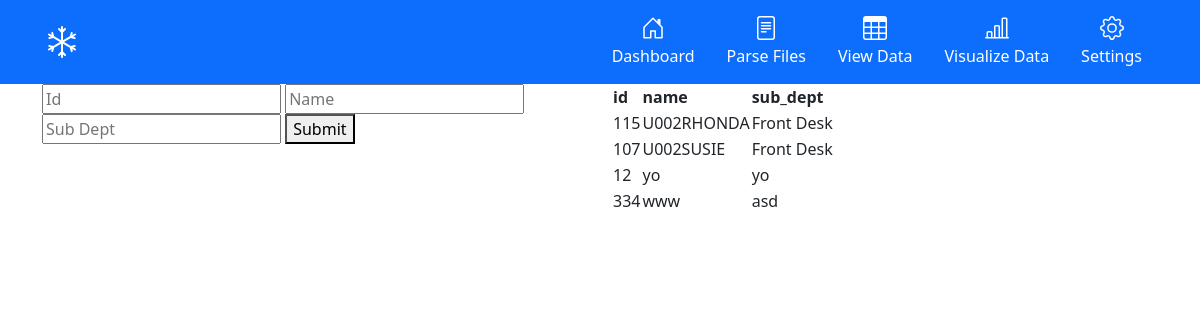
Page /employees on the earlier database version.
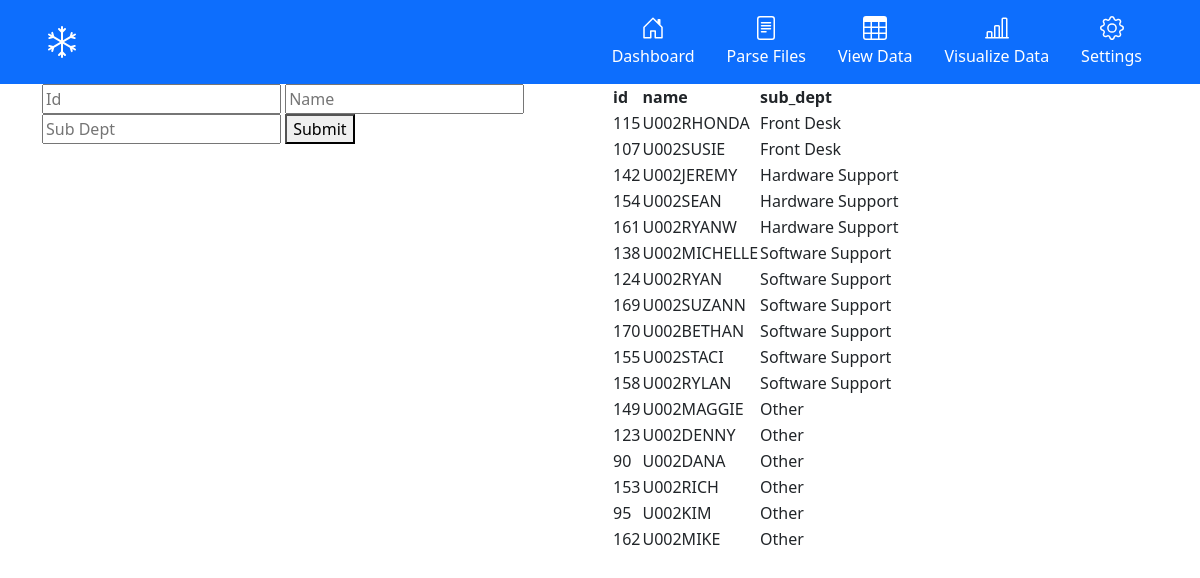
Same page on the later database version.
### tables this page shows
CREATE TABLE employees(
                                    id TEXT PRIMARY KEY, 
                                    name TEXT, 
                                    sub_dept TEXT);

### src/main.py (the view, shortened to what this page needs)
@app.route('/employees',  methods=["GET", "POST"])
def employees():
    e = Employee()
    emps = e.read()
    if request.method == "GET":
        return render_template('employees.html', employees=emps)

### src/models/employee.py (called while the page is built)
    def create_table(self):
        self.cursor.execute('''
                            CREATE TABLE IF NOT EXISTS employees(
                                    id TEXT PRIMARY KEY,
                                    name TEXT,
                                    sub_dept TEXT)
                            ''')

    def read(self):
        self.cursor.execute('''
                            SELECT * FROM employees
                            ''')
        return self.cursor.fetchall()

### src/templates/employees.html (shortened to what this page needs)
{% extends "base.html" %}
{% block content %}
<div class="container">
    <div class="row">
        <div class="col">
            <form method="post">
                <input type="text" name="id" placeholder="Id">
                <input type="text" name="name" placeholder="Name">
                <input type="text" name="sub_dept" placeholder="Sub Dept">
                <button type="submit">Submit</button>
            </form>
        </div>
        <div class="col">
            <table>
                <thead>
                    <tr>
                        <th>id</th>
                        <th>name</th>
                        <th>sub_dept</th>
                    </tr>
                </thead>
                <tbody>
                    {% for employee in employees %}
                    <tr>
                        <td>{{ employee[0] }}</td>
                        <td>{{ employee[1] }}</td>
                        <td>{{ employee[2] }}</td>
                    </tr>
                    {% endfor %}
                </tbody>
            </table>
        </div>
    </div>
</div>
{% endblock %}

### src/templates/base.html (shortened to what this page needs)
<!DOCTYPE html>
<html lang="en">
<head>
    <link href="https://cdn.jsdelivr.net/npm/bootstrap@5.1.3/dist/css/bootstrap.min.css" rel="stylesheet"
>
    <link rel="stylesheet" href="https://cdnjs.cloudflare.com/ajax/libs/animate.css/4.1.1/animate.min.css" />
    <link rel="stylesheet" type="text/css" href="{{ url_for('static',filename='css/styles.css') }}">
</head>
<body>
    <div class="px-3 py-2 bg-primary text-white">
        <div class="container">
            <div class="d-flex flex-wrap align-items-center justify-content-center justify-content-lg-start">
                <a href="/" class="d-flex align-items-center my-2 my-lg-0 me-lg-auto text-white text-decoration-none">
                    <svg class="bi me-2" width="40" height="32" role="img" aria-label="Snowball">
                        <use xlink:href="#snowball"></use>
                    </svg>
                </a>
                <ul class="nav col-12 col-lg-auto my-2 justify-content-center my-md-0 text-small">
                    <li>
                        <a href="/employees" class="nav-link text-white">
                            <svg class="bi d-block mx-auto mb-1" width="24" height="24">
                                <use xlink:href="#home"></use>
                            </svg>
                            Dashboard
                        </a>
                    </li>
                    <li>
                        <a href="/parse" class="nav-link text-white">
                            <svg class="bi d-block mx-auto mb-1" width="24" height="24">
                                <use xlink:href="#file-text"></use>
                            </svg>
                            Parse Files
                        </a>
                    </li>
                    <li>
                        <a href="#" class="nav-link text-white">
                            <svg class="bi d-block mx-auto mb-1" width="24" height="24">
                                <use xlink:href="#table"></use>
                            </svg>
                            View Data
                        </a>
                    </li>
                    <li>
                        <a href="#" class="nav-link text-white">
                            <svg class="bi d-block mx-auto mb-1" width="24" height="24">
                                <use xlink:href="#chart"></use>
                            </svg>
                            Visualize Data
                        </a>
                    </li>
                    <li>
                        <a href="#" class="nav-link text-white">
                            <svg class="bi d-block mx-auto mb-1" width="24" height="24">
                                <use xlink:href="#setting"></use>
                            </svg>
                            Settings
                        </a>
                    </li>
                </ul>
            </div>
        </div>
    </div>
    {% block content %}
    {% endblock %}
</body>
</html>

### src/static/css/styles.css (style rules this page uses)
.bi { vertical-align: -0.125em; pointer-events: none; fill: currentColor; }

Differences in the rows shown:
removed employees: id "12", name "yo", sub_dept "yo"
removed employees: id "334", name "www", sub_dept "asd"
added employees: id "142", name "U002JEREMY", sub_dept "Hardware Support"
added employees: id "154", name "U002SEAN", sub_dept "Hardware Support"
added employees: id "161", name "U002RYANW", sub_dept "Hardware Support"
added employees: id "138", name "U002MICHELLE", sub_dept "Software Support"
added employees: id "124", name "U002RYAN", sub_dept "Software Support"
added employees: id "169", name "U002SUZANN", sub_dept "Software Support"
added employees: id "170", name "U002BETHAN", sub_dept "Software Support"
added employees: id "155", name "U002STACI", sub_dept "Software Support"
added employees: id "158", name "U002RYLAN", sub_dept "Software Support"
added employees: id "149", name "U002MAGGIE", sub_dept "Other"
added employees: id "123", name "U002DENNY", sub_dept "Other"
added employees: id "90", name "U002DANA", sub_dept "Other"
added employees: id "153", name "U002RICH", sub_dept "Other"
added employees: id "95", name "U002KIM", sub_dept "Other"
added employees: id "162", name "U002MIKE", sub_dept "Other"
